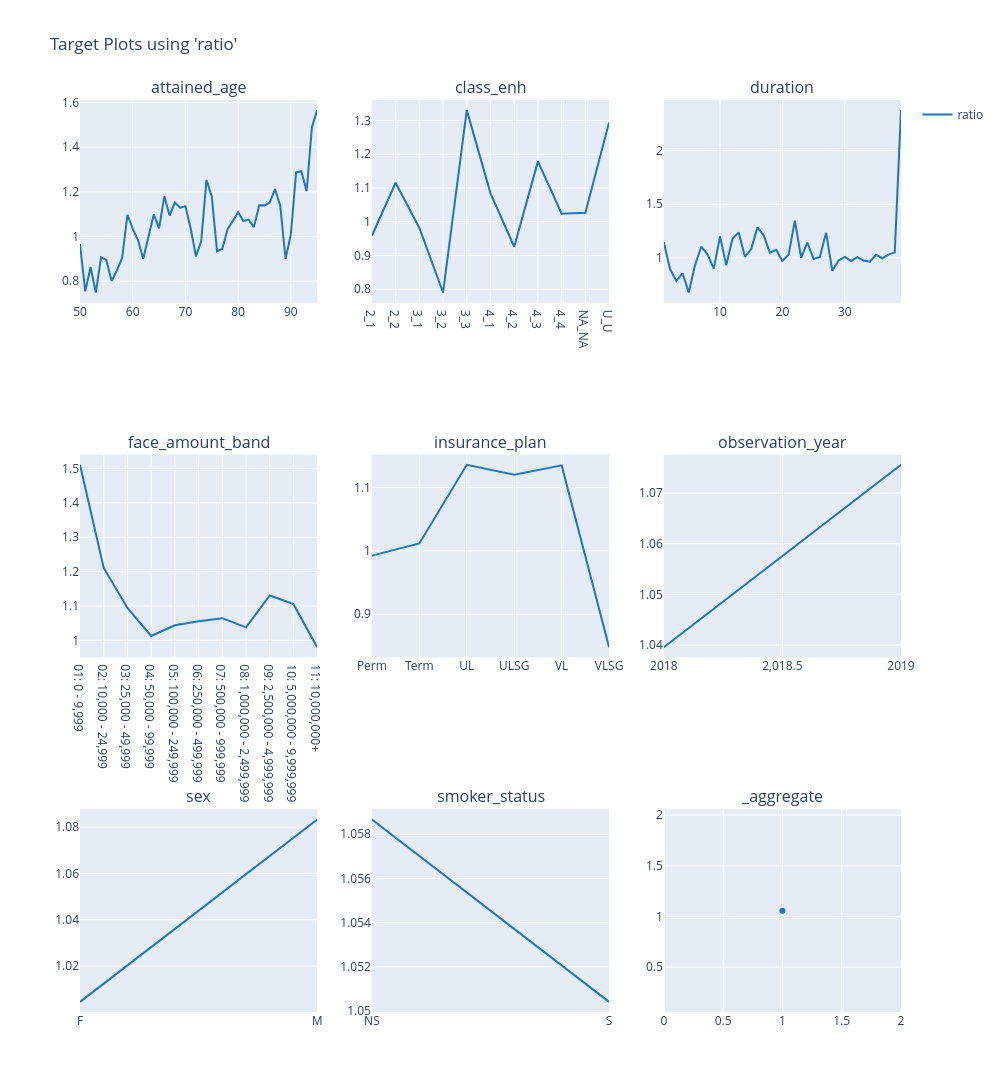

The cell this chart's notebook holds for it:
### Code cell
# test set
charters.target(
    df=model_data.loc[X_test.index],
    target="ratio",
    cols=3,
    features=model_features,
    numerator=["death_claim_amount"],
    denominator=["exp_amt_neural"],
).show()

### Figure 1 — Plotly figure (JSON) as saved in the notebook; plotly's stock layout.template omitted (floating-point values rounded to 4 significant figures)
{"data": [{"line": {"color": "#1F77B4"}, "mode": "lines", "name": "ratio", "showlegend": true, "type": "scatter", "x": [50, 51, 52, 53, 54, 55, 56, 57, 58, 59, 60, 61, 62, 63, 64, 65, 66, 67, 68, 69, 70, 71, 72, 73, 74, 75, 76, 77, 78, 79, 80, 81, 82, 83, 84, 85, 86, 87, 88, 89, 90, 91, 92, 93, 94, 95], "xaxis": "x", "y": [0.9663, 0.7545, 0.8637, 0.7492, 0.9072, 0.895, 0.8003, 0.8475, 0.9058, 1.097, 1.035, 0.984, 0.9007, 1.001, 1.1, 1.036, 1.18, 1.094, 1.152, 1.129, 1.135, 1.036, 0.9115, 0.9796, 1.253, 1.18, 0.9341, 0.9444, 1.032, 1.069, 1.109, 1.069, 1.076, 1.042, 1.14, 1.139, 1.152, 1.212, 1.138, 0.9002, 1.009, 1.287, 1.292, 1.203, 1.49, 1.566], "yaxis": "y"}, {"line": {"color": "#1F77B4"}, "mode": "lines", "name": "ratio", "showlegend": false, "type": "scatter", "x": ["2_1", "2_2", "3_1", "3_2", "3_3", "4_1", "4_2", "4_3", "4_4", "NA_NA", "U_U"], "xaxis": "x2", "y": [0.9586, 1.115, 0.9816, 0.7903, 1.331, 1.084, 0.9259, 1.179, 1.024, 1.027, 1.294], "yaxis": "y2"}, {"line": {"color": "#1F77B4"}, "mode": "lines", "name": "ratio", "showlegend": false, "type": "scatter", "x": [1, 2, 3, 4, 5, 6, 7, 8, 9, 10, 11, 12, 13, 14, 15, 16, 17, 18, 19, 20, 21, 22, 23, 24, 25, 26, 27, 28, 29, 30, 31, 32, 33, 34, 35, 36, 37, 38, 39], "xaxis": "x3", "y": [1.145, 0.8949, 0.7841, 0.8562, 0.6768, 0.9338, 1.104, 1.034, 0.8996, 1.199, 0.9321, 1.178, 1.237, 1.01, 1.082, 1.284, 1.21, 1.049, 1.075, 0.9696, 1.033, 1.347, 1.001, 1.143, 0.9892, 1.008, 1.234, 0.8793, 0.9753, 1.009, 0.9713, 1.007, 0.9746, 0.965, 1.028, 0.9964, 1.03, 1.051, 2.377], "yaxis": "y3"}, {"line": {"color": "#1F77B4"}, "mode": "lines", "name": "ratio", "showlegend": false, "type": "scatter", "x": ["01: 0 - 9,999", "02: 10,000 - 24,999", "03: 25,000 - 49,999", "04: 50,000 - 99,999", "05: 100,000 - 249,999", "06: 250,000 - 499,999", "07: 500,000 - 999,999", "08: 1,000,000 - 2,499,999", "09: 2,500,000 - 4,999,999", "10: 5,000,000 - 9,999,999", "11: 10,000,000+"], "xaxis": "x4", "y": [1.511, 1.211, 1.094, 1.013, 1.044, 1.056, 1.065, 1.038, 1.131, 1.105, 0.9801], "yaxis": "y4"}, {"line": {"color": "#1F77B4"}, "mode": "lines", "name": "ratio", "showlegend": false, "type": "scatter", "x": ["Perm", "Term", "UL", "ULSG", "VL", "VLSG"], "xaxis": "x5", "y": [0.9925, 1.012, 1.136, 1.12, 1.135, 0.8481], "yaxis": "y5"}, {"line": {"color": "#1F77B4"}, "mode": "lines", "name": "ratio", "showlegend": false, "type": "scatter", "x": [2018, 2019], "xaxis": "x6", "y": [1.04, 1.076], "yaxis": "y6"}, {"line": {"color": "#1F77B4"}, "mode": "lines", "name": "ratio", "showlegend": false, "type": "scatter", "x": ["F", "M"], "xaxis": "x7", "y": [1.005, 1.083], "yaxis": "y7"}, {"line": {"color": "#1F77B4"}, "mode": "lines", "name": "ratio", "showlegend": false, "type": "scatter", "x": ["NS", "S"], "xaxis": "x8", "y": [1.059, 1.05], "yaxis": "y8"}, {"line": {"color": "#1F77B4"}, "mode": "markers", "name": "ratio", "showlegend": false, "type": "scatter", "x": [1], "xaxis": "x9", "y": [1.058], "yaxis": "y9"}], "layout": {"annotations": [{"font": {"size": 16}, "showarrow": false, "text": "attained_age", "x": 0.1444, "xanchor": "center", "xref": "paper", "y": 1, "yanchor": "bottom", "yref": "paper"}, {"font": {"size": 16}, "showarrow": false, "text": "class_enh", "x": 0.5, "xanchor": "center", "xref": "paper", "y": 1, "yanchor": "bottom", "yref": "paper"}, {"font": {"size": 16}, "showarrow": false, "text": "duration", "x": 0.8556, "xanchor": "center", "xref": "paper", "y": 1, "yanchor": "bottom", "yref": "paper"}, {"font": {"size": 16}, "showarrow": false, "text": "face_amount_band", "x": 0.1444, "xanchor": "center", "xref": "paper", "y": 0.6111, "yanchor": "bottom", "yref": "paper"}, {"font": {"size": 16}, "showarrow": false, "text": "insurance_plan", "x": 0.5, "xanchor": "center", "xref": "paper", "y": 0.6111, "yanchor": "bottom", "yref": "paper"}, {"font": {"size": 16}, "showarrow": false, "text": "observation_year", "x": 0.8556, "xanchor": "center", "xref": "paper", "y": 0.6111, "yanchor": "bottom", "yref": "paper"}, {"font": {"size": 16}, "showarrow": false, "text": "sex", "x": 0.1444, "xanchor": "center", "xref": "paper", "y": 0.2222, "yanchor": "bottom", "yref": "paper"}, {"font": {"size": 16}, "showarrow": false, "text": "smoker_status", "x": 0.5, "xanchor": "center", "xref": "paper", "y": 0.2222, "yanchor": "bottom", "yref": "paper"}, {"font": {"size": 16}, "showarrow": false, "text": "_aggregate", "x": 0.8556, "xanchor": "center", "xref": "paper", "y": 0.2222, "yanchor": "bottom", "yref": "paper"}], "height": 1200, "legend": {"orientation": "v", "x": 1.02, "xanchor": "left", "y": 1, "yanchor": "top"}, "title": {"text": "Target Plots using 'ratio'"}, "width": 1000, "xaxis": {"anchor": "y", "domain": [0, 0.2889]}, "xaxis2": {"anchor": "y2", "domain": [0.3556, 0.6444]}, "xaxis3": {"anchor": "y3", "domain": [0.7111, 1]}, "xaxis4": {"anchor": "y4", "domain": [0, 0.2889]}, "xaxis5": {"anchor": "y5", "domain": [0.3556, 0.6444]}, "xaxis6": {"anchor": "y6", "domain": [0.7111, 1]}, "xaxis7": {"anchor": "y7", "domain": [0, 0.2889]}, "xaxis8": {"anchor": "y8", "domain": [0.3556, 0.6444]}, "xaxis9": {"anchor": "y9", "domain": [0.7111, 1]}, "yaxis": {"anchor": "x", "domain": [0.7778, 1], "type": "-"}, "yaxis2": {"anchor": "x2", "domain": [0.7778, 1]}, "yaxis3": {"anchor": "x3", "domain": [0.7778, 1]}, "yaxis4": {"anchor": "x4", "domain": [0.3889, 0.6111]}, "yaxis5": {"anchor": "x5", "domain": [0.3889, 0.6111]}, "yaxis6": {"anchor": "x6", "domain": [0.3889, 0.6111]}, "yaxis7": {"anchor": "x7", "domain": [0, 0.2222]}, "yaxis8": {"anchor": "x8", "domain": [0, 0.2222]}, "yaxis9": {"anchor": "x9", "domain": [0, 0.2222]}}}
